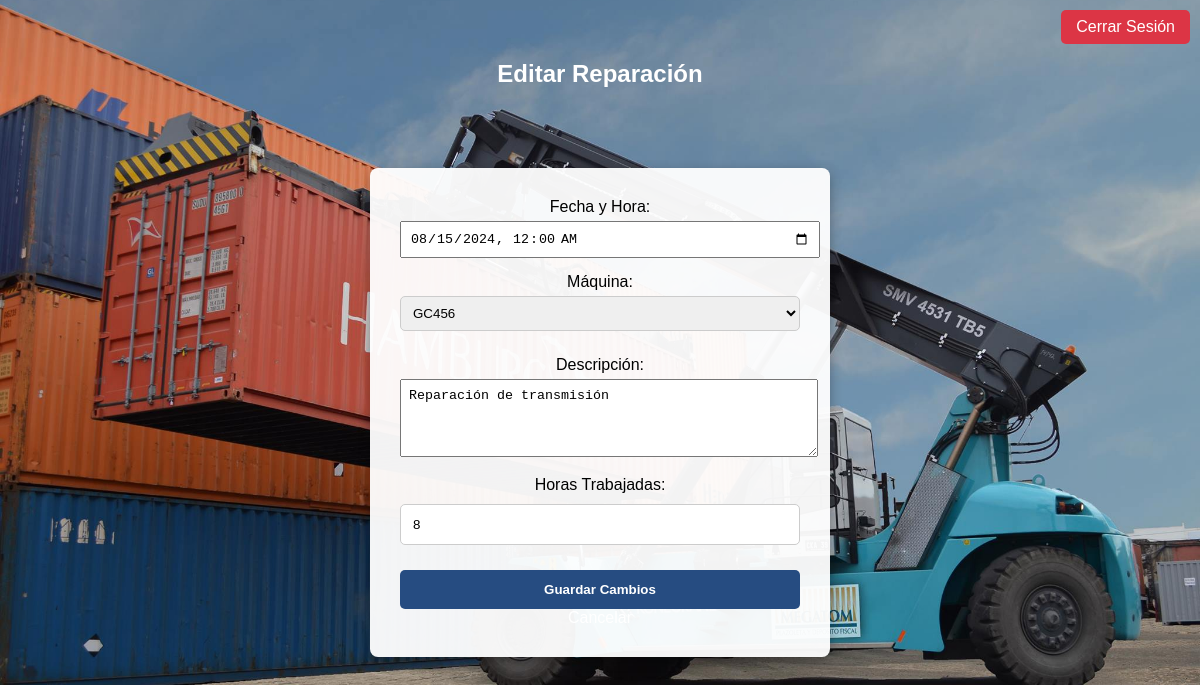
Screenshot of /editar_reparacion.php?id=2 (signed in) with the database file from the repository.
### tables this page shows
CREATE TABLE reparaciones (
    reparacion_id INT AUTO_INCREMENT PRIMARY KEY,
    maquina_id INT,
    descripcion_reparacion TEXT NOT NULL,
    horas_trabajadas INT NOT NULL,
    fecha_reparacion DATE NOT NULL,
    FOREIGN KEY (maquina_id) REFERENCES maquinas(maquina_id)
);

### editar_reparacion.php (the view, shortened to what this page needs)
<?php
require 'conectar.php';
$reparacion_id = intval($_GET['id'] ?? 0);
$stmt = $conexion->prepare("
    SELECT r.*, m.maquina_id, GROUP_CONCAT(ro.usuario_id) AS mecanicos_ids
    FROM reparaciones r
    JOIN maquinas m ON r.maquina_id = m.maquina_id
    LEFT JOIN reparaciones_operarios ro ON r.reparacion_id = ro.reparacion_id
    WHERE r.reparacion_id = ?
");
$stmt->bind_param("i", $reparacion_id);
$stmt->execute();
$reparacion = $stmt->get_result()->fetch_assoc();
$maquinas = $conexion->query("SELECT * FROM maquinas");
?>
<!DOCTYPE html>
<html>
<head>
    <link rel="stylesheet" href="estilo.css">
</head>
<body>
    <?php include 'header.php'; ?>
    <div class="form-container">
        <h2>Editar Reparación</h2>
        <form method="post">
            <div class="form-group">
                <label>Fecha y Hora:</label>
                <input type="datetime-local" name="fecha_reparacion"
                       value="<?php echo date('Y-m-d\TH:i', strtotime($reparacion['fecha_reparacion'])); ?>" required>
            </div>
            <div class="form-group">
                <label>Máquina:</label>
                <select name="maquina_id" required>
                    <?php while($maquina = $maquinas->fetch_assoc()): ?>
                        <option value="<?php echo $maquina['maquina_id']; ?>"
                            <?php echo ($maquina['maquina_id'] == $reparacion['maquina_id']) ? 'selected' : ''; ?>>
                            <?php echo htmlspecialchars($maquina['numero_interno']); ?>
                        </option>
                    <?php endwhile; ?>
                </select>
            </div>
            <div class="form-group">
                <label>Descripción:</label>
                <textarea name="descripcion" rows="4" required><?php echo htmlspecialchars($reparacion['descripcion_reparacion']); ?></textarea>
            </div>
            <div class="form-group">
                <label>Horas Trabajadas:</label>
                <input type="number" name="horas" value="<?php echo $reparacion['horas_trabajadas']; ?>"
                       min="1" max="24" required>
            </div>
            <button type="submit">Guardar Cambios</button>
            <a href="historial_reparaciones.php">Cancelar</a>
        </form>
    </div>
</body>
</html>

### estilo.css (style rules this page uses)
body { font-family: Arial, sans-serif; background-color: #1e2b3c; background-image: url(img/me.jpg); background-position: center; background-size: cover; background-repeat: no-repeat; margin: 0; padding: 0; text-align: center; }
form, .formulario { background-color: rgba(255, 255, 255, 0.95); max-width: 400px; margin: 80px auto; padding: 30px; border-radius: 8px; box-shadow: 0 4px 12px rgba(0, 0, 0, 0.3); }
input[type="text"], input[type="password"], input[type="email"], input[type="number"], select { width: 100%; padding: 12px; margin: 10px 0; border: 1px solid #ccc; border-radius: 5px; box-sizing: border-box; }
button, .boton { width: 100%; padding: 12px; background-color: #264c81; color: white; border: none; border-radius: 5px; cursor: pointer; font-weight: bold; text-align: center; }
a { color: #ffffff; text-decoration: none; }
h1, h2, h3 { text-align: center; color: white; }
body { font-family: Arial, sans-serif; max-width: 800px; margin: 20px auto; padding: 20px; }
.form-group { margin-bottom: 15px; }
input, select, textarea { width: 100%; padding: 8px; margin-top: 5px; }

### editar_reparacion.php (style rules this page uses)
.form-container { max-width: 600px; margin: 20px auto; }
.form-group { margin-bottom: 15px; }
input, select, textarea { width: 100%; padding: 8px; }

### rows the page displays
reparaciones: fecha_reparacion "08/15/2024 00:00", descripcion "Reparación de transmisión", horas "8"

### other values shown
form field maquina_id "GC456"
